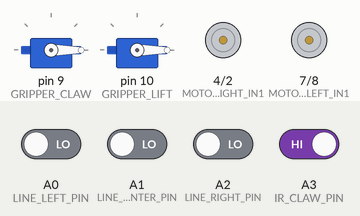
Simulated run of this sketch. Board: Arduino Uno, built with avr-gcc and run on an emulated ATmega328P. Parts: 2 × servo, motor-driver pin pairs drawn as motors (green arrow = first pin HIGH = forward, orange = second pin HIGH = backward, longer = more drive, scaled by the enable pin). Inputs (shaded band) come from the test bench; at power-on: A3 (IR_CLAW_PIN) HIGH, A0 (LINE_LEFT_PIN), A1 (LINE_CENTER_PIN), A2 (LINE_RIGHT_PIN) LOW.

Above: at 0.8 s.
0.9 s: A3 (IR_CLAW_PIN) driven LOW
At 2.7 s:
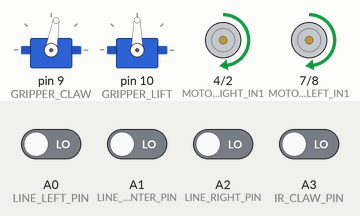
3.9 s: A1 (LINE_CENTER_PIN) driven HIGH and A3 (IR_CLAW_PIN) driven HIGH
6.9 s: A1 (LINE_CENTER_PIN) driven LOW
At 7.7 s:
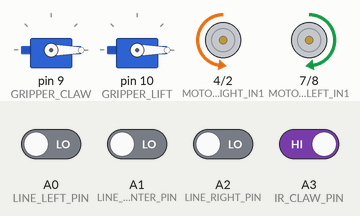
8.9 s: A1 (LINE_CENTER_PIN) driven HIGH
At 10.0 s:
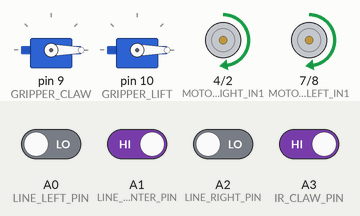
10.4 s: A0 (LINE_LEFT_PIN) driven HIGH and A1 (LINE_CENTER_PIN) driven LOW
At 11.2 s:
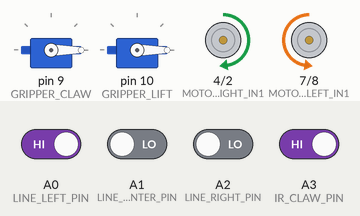
Timing chart, 0 to 12.9 s (numbered marks = the images above; inputs shaded):
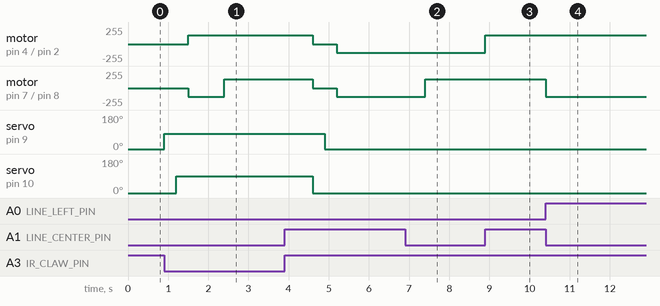

The sketch:

rb-grip-deliver.ino
```cpp
// Scenario: rb-grip-deliver@1, kit: ref-uno-gripper@0, board: uno-r3@0
// Generated by STEM Studio from the blocks: editing this code does not change the lab.
// Target: arduino:avr:uno, contract uno-arduino-avr 0.1.7. Libraries: arduino:avr@1.8.8 (LGPL-2.1), Servo@1.3.0 (LGPL-2.1)

#include <Servo.h>

#define MOTOR_LEFT_EN 5
#define MOTOR_LEFT_IN1 7
#define MOTOR_LEFT_IN2 8
#define MOTOR_RIGHT_EN 6
#define MOTOR_RIGHT_IN1 4
#define MOTOR_RIGHT_IN2 2
#define LINE_LEFT_PIN A0
#define LINE_CENTER_PIN A1
#define LINE_RIGHT_PIN A2
#define GRIPPER_CLAW 9
#define GRIPPER_LIFT 10
#define IR_CLAW_PIN A3

Servo gripperClaw;
Servo gripperLift;

long add32(long a, long b) { return (long)((unsigned long)a + (unsigned long)b); }
long sub32(long a, long b) { return (long)((unsigned long)a - (unsigned long)b); }
long mul32(long a, long b) { return (long)((unsigned long)a * (unsigned long)b); }
long neg32(long a) { return (long)(0UL - (unsigned long)a); }
long div32(long a, long b) { return b == -1L ? neg32(a) : (b == 0L ? 0L : a / b); }
long mod32(long a, long b) { return (b == -1L || b == 0L) ? 0L : a % b; }

void motorSet(uint8_t en, uint8_t in1, uint8_t in2, long speed) {
  if (speed > 100L) speed = 100L;
  if (speed < -100L) speed = -100L;
  long magnitude = speed < 0L ? -speed : speed;
  digitalWrite(in1, speed > 0L ? HIGH : LOW);
  digitalWrite(in2, speed < 0L ? HIGH : LOW);
  analogWrite(en, (int)((magnitude * 255L + 50L) / 100L));
}

void gripperSet(Servo &servo, long angle) {
  if (angle < 0L) angle = 0L;
  if (angle > 90L) angle = 90L;
  servo.write((int)angle);
}

void setup() {
  pinMode(MOTOR_LEFT_EN, OUTPUT);
  pinMode(MOTOR_LEFT_IN1, OUTPUT);
  pinMode(MOTOR_LEFT_IN2, OUTPUT);
  pinMode(MOTOR_RIGHT_EN, OUTPUT);
  pinMode(MOTOR_RIGHT_IN1, OUTPUT);
  pinMode(MOTOR_RIGHT_IN2, OUTPUT);
  pinMode(LINE_LEFT_PIN, INPUT);
  pinMode(LINE_CENTER_PIN, INPUT);
  pinMode(LINE_RIGHT_PIN, INPUT);
  gripperClaw.attach(GRIPPER_CLAW);
  gripperClaw.write(0);
  gripperLift.attach(GRIPPER_LIFT);
  gripperLift.write(90);
  pinMode(IR_CLAW_PIN, INPUT);
  gripperSet(gripperLift, 0L);
  gripperSet(gripperClaw, 0L);
  {
    const long _n = (3L);
    for (long _r = 0L; _r < _n; _r += 1L) {
      while (!((digitalRead(IR_CLAW_PIN) == LOW))) {
        if ((digitalRead(LINE_CENTER_PIN) == HIGH)) {
          {
            const long _s = (50L);
            motorSet(MOTOR_LEFT_EN, MOTOR_LEFT_IN1, MOTOR_LEFT_IN2, _s);
            motorSet(MOTOR_RIGHT_EN, MOTOR_RIGHT_IN1, MOTOR_RIGHT_IN2, _s);
          }
        } else if ((digitalRead(LINE_LEFT_PIN) == HIGH)) {
          {
            const long _s = (50L);
            motorSet(MOTOR_LEFT_EN, MOTOR_LEFT_IN1, MOTOR_LEFT_IN2, neg32(_s));
            motorSet(MOTOR_RIGHT_EN, MOTOR_RIGHT_IN1, MOTOR_RIGHT_IN2, _s);
          }
        } else if ((digitalRead(LINE_RIGHT_PIN) == HIGH)) {
          {
            const long _s = (50L);
            motorSet(MOTOR_LEFT_EN, MOTOR_LEFT_IN1, MOTOR_LEFT_IN2, _s);
            motorSet(MOTOR_RIGHT_EN, MOTOR_RIGHT_IN1, MOTOR_RIGHT_IN2, neg32(_s));
          }
        }
      }
      motorSet(MOTOR_LEFT_EN, MOTOR_LEFT_IN1, MOTOR_LEFT_IN2, 0L);
      motorSet(MOTOR_RIGHT_EN, MOTOR_RIGHT_IN1, MOTOR_RIGHT_IN2, 0L);
      gripperSet(gripperClaw, 80L);
      delay(300L);
      gripperSet(gripperLift, 90L);
      delay(300L);
      {
        const long _s = (50L);
        motorSet(MOTOR_LEFT_EN, MOTOR_LEFT_IN1, MOTOR_LEFT_IN2, neg32(_s));
        motorSet(MOTOR_RIGHT_EN, MOTOR_RIGHT_IN1, MOTOR_RIGHT_IN2, _s);
      }
      delay(900L);
      {
        const long _s = (50L);
        motorSet(MOTOR_LEFT_EN, MOTOR_LEFT_IN1, MOTOR_LEFT_IN2, _s);
        motorSet(MOTOR_RIGHT_EN, MOTOR_RIGHT_IN1, MOTOR_RIGHT_IN2, _s);
      }
      delay(2200L);
      motorSet(MOTOR_LEFT_EN, MOTOR_LEFT_IN1, MOTOR_LEFT_IN2, 0L);
      motorSet(MOTOR_RIGHT_EN, MOTOR_RIGHT_IN1, MOTOR_RIGHT_IN2, 0L);
      gripperSet(gripperLift, 0L);
      delay(300L);
      gripperSet(gripperClaw, 0L);
      delay(300L);
      {
        const long _s = (50L);
        motorSet(MOTOR_LEFT_EN, MOTOR_LEFT_IN1, MOTOR_LEFT_IN2, neg32(_s));
        motorSet(MOTOR_RIGHT_EN, MOTOR_RIGHT_IN1, MOTOR_RIGHT_IN2, neg32(_s));
      }
      delay(2200L);
      {
        const long _s = (50L);
        motorSet(MOTOR_LEFT_EN, MOTOR_LEFT_IN1, MOTOR_LEFT_IN2, _s);
        motorSet(MOTOR_RIGHT_EN, MOTOR_RIGHT_IN1, MOTOR_RIGHT_IN2, neg32(_s));
      }
      while (!((digitalRead(LINE_CENTER_PIN) == HIGH))) {
      }
    }
  }
  motorSet(MOTOR_LEFT_EN, MOTOR_LEFT_IN1, MOTOR_LEFT_IN2, 0L);
  motorSet(MOTOR_RIGHT_EN, MOTOR_RIGHT_IN1, MOTOR_RIGHT_IN2, 0L);
}

void loop() {
}
```

Measured:
- after the input at 0.9 s, motor on pin 4 (MOTOR_RIGHT_IN1) / pin 2 (MOTOR_RIGHT_IN2): stopped → forward 128/255 after 0.60 s; motor on pin 7 (MOTOR_LEFT_IN1) / pin 8 (MOTOR_LEFT_IN2): stopped → backward 128/255 after 0.60 s, → forward 128/255 0.90 s later
- after the input at 6.9 s, motor on pin 4 (MOTOR_RIGHT_IN1) / pin 2 (MOTOR_RIGHT_IN2): stays backward 128/255 (without the input it goes to forward 128/255 after 0.50 s)
- after the input at 8.9 s, motor on pin 4 (MOTOR_RIGHT_IN1) / pin 2 (MOTOR_RIGHT_IN2): backward 128/255 → forward 128/255 at once
- after the input at 10.4 s, motor on pin 7 (MOTOR_LEFT_IN1) / pin 8 (MOTOR_LEFT_IN2): forward 128/255 → backward 128/255 at once
